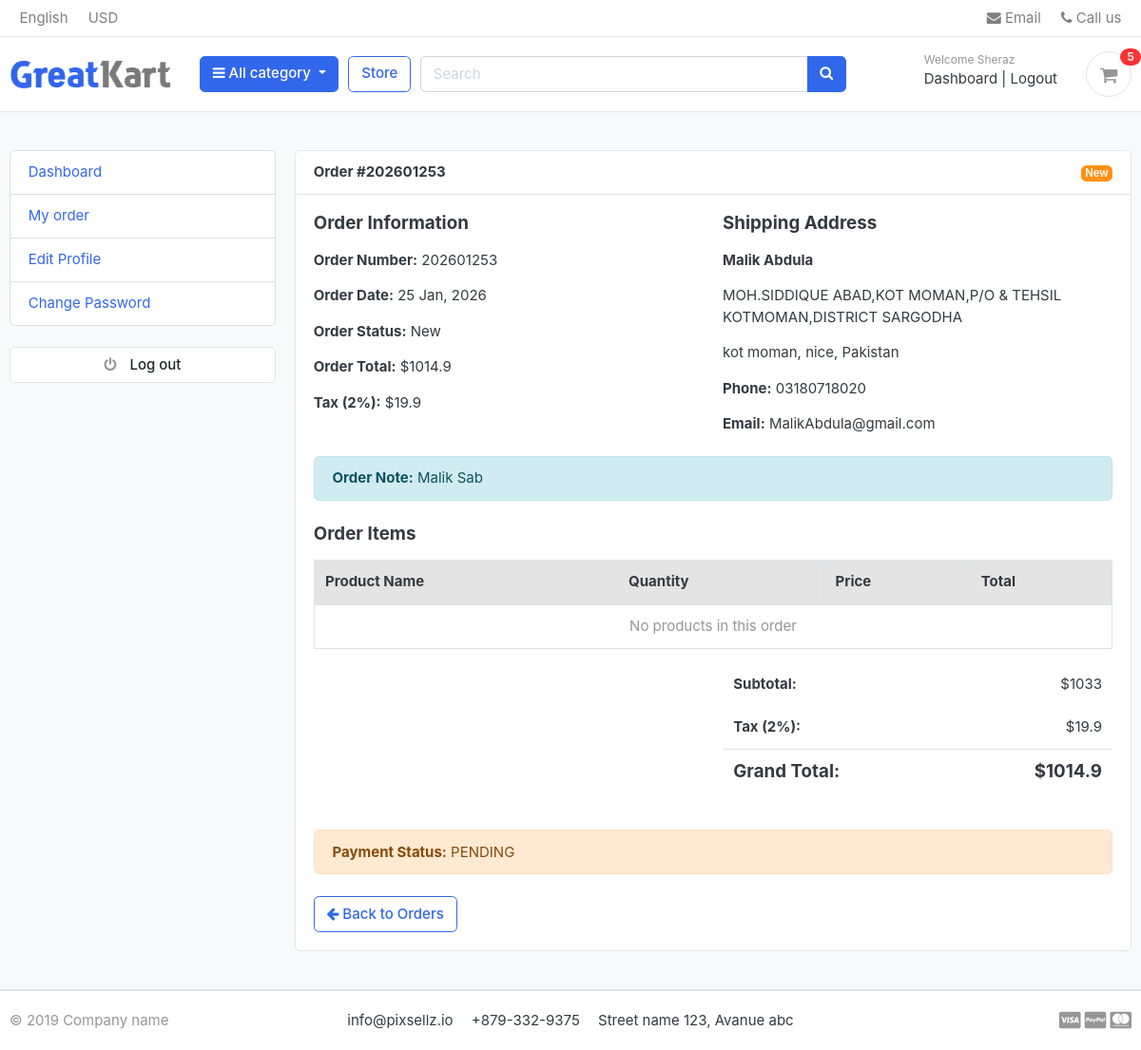
The app's page /accounts/order_detail/202601253/ (signed in) with its own data.
### accounts/models.py (models this page shows, shortened)
class Account(AbstractBaseUser):
    first_name      = models.CharField(max_length=50)
    last_name       = models.CharField(max_length=50)
    username        = models.CharField(max_length=50, unique=True)
    email           = models.EmailField(max_length=100, unique=True)
    phone_number    = models.CharField(max_length=50)
    date_joined     = models.DateTimeField(auto_now_add=True)
    last_login      = models.DateTimeField(auto_now=True)
    is_admin        = models.BooleanField(default=False)
    is_staff        = models.BooleanField(default=False)
    is_active       = models.BooleanField(default=True)
    is_superadmin   = models.BooleanField(default=False)
    USERNAME_FIELD = 'email'
    REQUIRED_FIELDS = ['username', 'first_name', 'last_name']
    objects = AccountManager()

### orders/models.py (models this page shows, shortened)
class Order(models.Model):
    STATUS = (
        ('New', 'New'),
        ('Accepted', 'Accepted'),
        ('Completed', 'Completed'),
        ('Cancelled', 'Cancelled'),
    )
    user = models.ForeignKey(Account, on_delete=models.SET_NULL, null=True)
    payment = models.ForeignKey(Payment, on_delete=models.SET_NULL, blank=True, null=True)
    order_number = models.CharField(max_length=20)
    first_name = models.CharField(max_length=50)
    last_name = models.CharField(max_length=50)
    phone = models.CharField(max_length=15)
    email = models.EmailField(max_length=50)
    address_line_1 = models.CharField(max_length=100)
    address_line_2 = models.CharField(max_length=100, blank=True)
    country = models.CharField(max_length=50)
    state = models.CharField(max_length=50)
    city = models.CharField(max_length=50)
    order_note = models.TextField(max_length=200, blank=True)
    order_total = models.FloatField()
    tax = models.FloatField()
    status = models.CharField(max_length=10, choices=STATUS, default='New')
    ip = models.CharField(blank=True, max_length=20)
    is_ordered = models.BooleanField(default=False)
    created_at = models.DateTimeField(auto_now_add=True)
    updated_at = models.DateTimeField(auto_now=True)

### accounts/views.py (the view)
# urls.py: path('order_detail/<int:order_id>/', views.order_detail, name='order_detail'),
@login_required(login_url='login')
def order_detail(request, order_id):
    order = get_object_or_404(Order, order_number=order_id, user=request.user)
    order_products = OrderProduct.objects.filter(order=order)
    subtotal = 0
    for item in order_products:
        subtotal += item.product_price * item.quantity
    context = {
        'order': order,
        'order_products': order_products,
        'subtotal': subtotal,
    }
    return render(request, 'accounts/order_detail.html', context)

### carts/context_processers.py (called while the page is built)
def counter(request):
    cart_count = 0
    if 'admin' in request.path:
        return {}
    else:
        try:
            cart = Cart.objects.filter(cart_id = _cart_id(request))
            if request.user.is_authenticated:
                cart_items = CartItem.objects.all().filter(user=request.user)
            else:
                cart_items = CartItem.objects.all().filter(cart=cart[:1])
            for cart_item in cart_items:
                cart_count += cart_item.quantity
        except Cart.DoesNotExist:
            cart_count = 0
    return dict(cart_count=cart_count)

### carts/views.py (called while the page is built)
def _cart_id(request):
    cart = request.session.session_key
    if not cart:
        request.session.create()
        cart = request.session.session_key
    return cart

### category/context_processers.py (called while the page is built)
def menu_links(request):
    links = Category.objects.all()
    return dict(links= links)

### category/models.py (called while the page is built)
    def get_url(self):
        return reverse('products_by_category',args=[self.slug])

### templates/accounts/order_detail.html (shortened to what this page needs)
{% extends "base.html" %}
{% block content %}
<section class="section-conten padding-y bg">
<div class="container">
    <div class="row">
        {% include "includes/dashboard_sidebar.html" %}
        <main class="col-md-9">
            <article class="card">
                <header class="card-header">
                    <strong>Order #{{ order.order_number }}</strong>
                    <span class="float-right">
                        {% if order.status == 'New' %}
                            <span class="badge badge-warning">{{ order.status }}</span>
                        {% elif order.status == 'Accepted' %}
                            <span class="badge badge-info">{{ order.status }}</span>
                        {% elif order.status == 'Completed' %}
                            <span class="badge badge-success">{{ order.status }}</span>
                        {% elif order.status == 'Cancelled' %}
                            <span class="badge badge-danger">{{ order.status }}</span>
                        {% endif %}
                    </span>
                </header>
                <div class="card-body">
                    <div class="row mb-4">
                        <div class="col-md-6">
                            <h5 class="mb-3">Order Information</h5>
                            <p><strong>Order Number:</strong> {{ order.order_number }}</p>
                            <p><strong>Order Date:</strong> {{ order.created_at|date:"d M, Y" }}</p>
                            <p><strong>Order Status:</strong> {{ order.status }}</p>
                            <p><strong>Order Total:</strong> ${{ order.order_total }}</p>
                            <p><strong>Tax (2%):</strong> ${{ order.tax }}</p>
                        </div>
                        <div class="col-md-6">
                            <h5 class="mb-3">Shipping Address</h5>
                            <p><strong>{{ order.first_name }} {{ order.last_name }}</strong></p>
                            <p>{{ order.address_line_1 }}</p>
                            <p>{{ order.city }}, {{ order.state }}, {{ order.country }}</p>
                            <p><strong>Phone:</strong> {{ order.phone }}</p>
                            <p><strong>Email:</strong> {{ order.email }}</p>
                        </div>
                    </div>
                    {% if order.order_note %}
                        <div class="alert alert-info mb-4">
                            <strong>Order Note:</strong> {{ order.order_note }}
                        </div>
                    {% endif %}
                    <h5 class="mb-3">Order Items</h5>
                    <table class="table table-bordered">
                        <thead class="bg-light">
                            <tr>
                                <th>Product Name</th>
                                <th>Quantity</th>
                                <th>Price</th>
                                <th>Total</th>
                            </tr>
                        </thead>
                        <tbody>
                            {% if order_products %}
                                {% for product in order_products %}
                                    <tr>
                                        <td>
                                            <strong>{{ product.product.product_name }}</strong>
                                            {% if product.variations.all %}
                                                <br>
                                                <small class="text-muted">
                                                    {% for variation in product.variations.all %}
                                                        {{ variation.variation_category|title }}: {{ variation.variation_value }}
                                                        {% if not forloop.last %}<br>{% endif %}
                                                    {% endfor %}
                                                </small>
                                            {% endif %}
                                        </td>
                                        <td class="text-center">{{ product.quantity }}</td>
                                        <td class="text-right">${{ product.product_price }}</td>
                                        <td class="text-right"><strong>${{ product.product_price|add:product.quantity }}</strong></td>
                                    </tr>
                                {% endfor %}
                            {% else %}
                                <tr>
                                    <td colspan="4" class="text-center text-muted">No products in this order</td>
                                </tr>
                            {% endif %}
                        </tbody>
                    </table>
                    <div class="row">
                        <div class="col-md-6 offset-md-6">
                            <table class="table table-borderless">
                                <tr>
                                    <td><strong>Subtotal:</strong></td>
                                    <td class="text-right">${{ order.order_total|add:order.tax }}</td>
                                </tr>
                                <tr>
                                    <td><strong>Tax (2%):</strong></td>
                                    <td class="text-right">${{ order.tax }}</td>
                                </tr>
                                <tr class="border-top">
                                    <td><h5 class="mb-0"><strong>Grand Total:</strong></h5></td>
                                    <td class="text-right"><h5 class="mb-0"><strong>${{ order.order_total }}</strong></h5></td>
                                </tr>
                            </table>
                        </div>
                    </div>
                    {% if order.payment %}
                        <div class="alert alert-success mt-4">
                            <strong>Payment Status:</strong> {{ order.payment.status|upper }}
                        </div>
                    {% else %}
                        <div class="alert alert-warning mt-4">
                            <strong>Payment Status:</strong> PENDING
                        </div>
                    {% endif %}
                    <div class="mt-4">
                        <a href="{% url 'my_orders' %}" class="btn btn-outline-primary">
                            <i class="fa fa-arrow-left"></i> Back to Orders
                        </a>
                    </div>
                </div>
            </article>
        </main>
    </div>
</div>
</section>
{% endblock %}

### templates/includes/navbar.html (shortened to what this page needs)
{% load static %}
<header class="section-header">
<nav class="navbar p-md-0 navbar-expand-sm navbar-light border-bottom">
<div class="container">
  <div class="collapse navbar-collapse" id="navbarTop4">
    <ul class="navbar-nav mr-auto">
    	<li class="nav-item dropdown">
		 	<a href="#" class="nav-link">   English </a>
		</li>
		<li class="nav-item dropdown">
			<a href="#" class="nav-link"> USD </a>
		</li>
    </ul>
    <ul class="navbar-nav">
		<li><a href="#" class="nav-link"> <i class="fa fa-envelope"></i> Email </a></li>
		<li><a href="#" class="nav-link"> <i class="fa fa-phone"></i> Call us </a></li>
	</ul>
  </div>
</div>
</nav>
<section class="header-main border-bottom">
	<div class="container">
<div class="row align-items-center">
	<div class="col-lg-2 col-md-3 col-6">
		<a href="{% url 'home' %}" class="brand-wrap">
			<img class="logo" src="{% static "./images/logo.png" %}">
		</a>
	</div>
	<div class="col-lg col-sm col-md col-6 flex-grow-0">
		<div class="category-wrap dropdown d-inline-block float-right">
			<button type="button" class="btn btn-primary dropdown-toggle" data-toggle="dropdown">
				<i class="fa fa-bars"></i> All category
			</button>
		</div>
	</div>
	<a href="{% url 'store' %}" class="btn btn-outline-primary">Store</a>
	<div class="col-lg  col-md-6 col-sm-12 col">
		<form action="{% url "search" %}" class="search" method="GET">
			<div class="input-group w-100">
			    <input type="text" class="form-control" style="width:60%;" placeholder="Search" name="keyword">
			    <div class="input-group-append">
			      <button class="btn btn-primary" type="submit">
			        <i class="fa fa-search"></i>
			      </button>
			    </div>
		    </div>
		</form>
	</div>
	<div class="col-lg-3 col-sm-6 col-8 order-2 order-lg-3">
				<div class="d-flex justify-content-end mb-3 mb-lg-0">
					{% if user.id is None %}
					<div class="widget-header">
						<small class="title text-muted">Welcome guest!</small>
						<div>
							<a href="{% url "login" %}">Sign in</a> <span class="dark-transp"> | </span>
							<a href="{% url "register" %}"> Register</a>
						</div>
					{% else %}
					<div class="widget-header">
						<small class="title text-muted">Welcome {{ user.first_name }}</small>
						<div>
							<a href="{% url "dashboard" %}">Dashboard</a> <span class="dark-transp"> | </span>
							<a href="{% url "logout" %}"> Logout</a>
						</div>
					{% endif %}
					</div>
					<a href="{% url "cart" %}" class="widget-header pl-3 ml-3">
						<div class="icon icon-sm rounded-circle border"><i class="fa fa-shopping-cart"></i></div>
						<span class="badge badge-pill badge-danger notify">{{cart_count}}</span>
					</a>
				</div>
			</div>
</div>
	</div>
</section>
</header>

### static/css/ui.css (style rules this page uses)
html { font-family: "Inter", sans-serif; font-size: 15px; }
.icon-xs, .icon-sm, .icon-md, .icon-lg { display: inline-block; text-align: center; flex-shrink: 0; flex-grow: 0; }
.icon-sm { width: 48px; height: 48px; line-height: 48px !important; font-size: 20px; }
.padding-y { padding-top: 40px; padding-bottom: 40px; }
article:after, .form-group:after { display: block; clear: both; content: ""; }
.bg { background-color: #f8f9fa; }
p:last-child { margin-bottom: 0; }
.header-main { position: relative; padding-top: 1rem; padding-bottom: 1rem; }
.brand-wrap .logo, .navbar-brand .logo { margin-right: 7px; max-height: 42px; display: inline-block; }
.widget-header { display: inline-block; vertical-align: middle; position: relative; }
.widget-header a { color: #343a40; }
.widget-header i { color: #969696; }
.widget-header .title { display: block; }
.widget-header .notify { position: absolute; top: -3px; right: -10px; }
.notify { position: absolute; top: -4px; right: -10px; display: inline-block; padding: 0.25em 0.6em; font-size: 12px; line-height: 1; text-align: center; border-radius: 3rem; color: #fff; background-color: #fa3434; }

### records on screen
Account: first_name "Sheraz"
Order: order_number "202601253", status "New", created_at "25 Jan, 2026", order_total "1014.9", tax "19.9", first_name "Malik", last_name "Abdula", address_line_1 "MOH.SIDDIQUE ABAD,KOT MOMAN,P/O & TEHSIL KOTMOMAN,DISTRICT SARGODHA", city "kot moman", state "nice", country "Pakistan", phone "03180718020", email "MalikAbdula@gmail.com", order_note "Malik Sab", order_total|add "1033"

### other values on screen
{{ cart_count }} "5"
